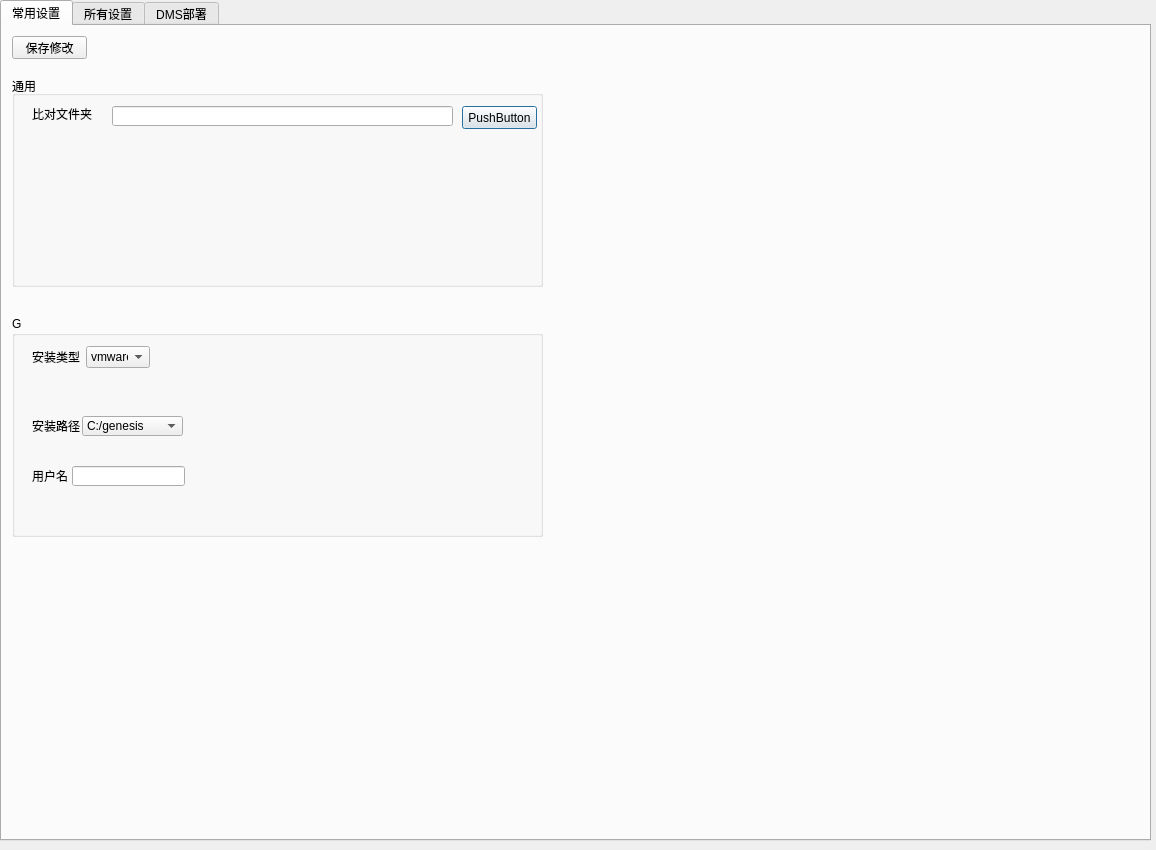
<?xml version="1.0" encoding="UTF-8"?>
<ui version="4.0">
 <class>Dialog</class>
 <widget class="QDialog" name="Dialog">
  <property name="geometry">
   <rect>
    <x>0</x>
    <y>0</y>
    <width>1156</width>
    <height>850</height>
   </rect>
  </property>
  <property name="windowTitle">
   <string>配置</string>
  </property>
  <widget class="QTabWidget" name="tabWidgetSettings">
   <property name="geometry">
    <rect>
     <x>0</x>
     <y>0</y>
     <width>1151</width>
     <height>841</height>
    </rect>
   </property>
   <property name="currentIndex">
    <number>0</number>
   </property>
   <widget class="QWidget" name="tabCommonSettings">
    <attribute name="title">
     <string>常用设置</string>
    </attribute>
    <widget class="QGroupBox" name="groupBoxSettingsG">
     <property name="geometry">
      <rect>
       <x>10</x>
       <y>290</y>
       <width>531</width>
       <height>221</height>
      </rect>
     </property>
     <property name="title">
      <string>G</string>
     </property>
     <widget class="QComboBox" name="comboBoxSettingsGSetupPath">
      <property name="geometry">
       <rect>
        <x>70</x>
        <y>100</y>
        <width>101</width>
        <height>20</height>
       </rect>
      </property>
      <item>
       <property name="text">
        <string>C:/genesis</string>
       </property>
      </item>
      <item>
       <property name="text">
        <string>B:/genesis</string>
       </property>
      </item>
      <item>
       <property name="text">
        <string>A:/genesis</string>
       </property>
      </item>
     </widget>
     <widget class="QLabel" name="labelSettingsCommonGSetupPath">
      <property name="geometry">
       <rect>
        <x>20</x>
        <y>100</y>
        <width>82</width>
        <height>20</height>
       </rect>
      </property>
      <property name="text">
       <string>安装路径</string>
      </property>
     </widget>
     <widget class="QWidget" name="layoutWidget">
      <property name="geometry">
       <rect>
        <x>20</x>
        <y>30</y>
        <width>118</width>
        <height>22</height>
       </rect>
      </property>
      <layout class="QHBoxLayout" name="horizontalLayout">
       <item>
        <widget class="QLabel" name="labelSettingsCommonGSetupType">
         <property name="text">
          <string>安装类型</string>
         </property>
        </widget>
       </item>
       <item>
        <widget class="QComboBox" name="comboBoxSettingsGSetupType">
         <item>
          <property name="text">
           <string>vmware</string>
          </property>
         </item>
         <item>
          <property name="text">
           <string>local</string>
          </property>
         </item>
        </widget>
       </item>
      </layout>
     </widget>
     <widget class="QLabel" name="labelSettingsCommonGUserName">
      <property name="geometry">
       <rect>
        <x>20</x>
        <y>150</y>
        <width>82</width>
        <height>20</height>
       </rect>
      </property>
      <property name="text">
       <string>用户名</string>
      </property>
     </widget>
     <widget class="QLineEdit" name="lineEditSettingsCommonGUserName">
      <property name="geometry">
       <rect>
        <x>60</x>
        <y>150</y>
        <width>113</width>
        <height>20</height>
       </rect>
      </property>
     </widget>
    </widget>
    <widget class="QGroupBox" name="groupBoxSettingsGeneral">
     <property name="geometry">
      <rect>
       <x>10</x>
       <y>50</y>
       <width>531</width>
       <height>211</height>
      </rect>
     </property>
     <property name="title">
      <string>通用</string>
     </property>
     <widget class="QLabel" name="label">
      <property name="geometry">
       <rect>
        <x>20</x>
        <y>30</y>
        <width>71</width>
        <height>16</height>
       </rect>
      </property>
      <property name="text">
       <string>比对文件夹</string>
      </property>
     </widget>
     <widget class="QLineEdit" name="lineEdit">
      <property name="geometry">
       <rect>
        <x>100</x>
        <y>30</y>
        <width>341</width>
        <height>20</height>
       </rect>
      </property>
     </widget>
     <widget class="QPushButton" name="pushButton">
      <property name="geometry">
       <rect>
        <x>450</x>
        <y>30</y>
        <width>75</width>
        <height>23</height>
       </rect>
      </property>
      <property name="text">
       <string>PushButton</string>
      </property>
     </widget>
    </widget>
    <widget class="QPushButton" name="pushButtonSaveSettingsCommon">
     <property name="geometry">
      <rect>
       <x>10</x>
       <y>10</y>
       <width>75</width>
       <height>23</height>
      </rect>
     </property>
     <property name="text">
      <string>保存修改</string>
     </property>
    </widget>
   </widget>
   <widget class="QWidget" name="tabAllSettings">
    <attribute name="title">
     <string>所有设置</string>
    </attribute>
    <widget class="QPushButton" name="pushButtonSaveSettingsAll">
     <property name="geometry">
      <rect>
       <x>10</x>
       <y>10</y>
       <width>75</width>
       <height>23</height>
      </rect>
     </property>
     <property name="text">
      <string>保存修改</string>
     </property>
    </widget>
    <widget class="QTreeWidget" name="treeWidgetSettings">
     <property name="geometry">
      <rect>
       <x>10</x>
       <y>40</y>
       <width>1121</width>
       <height>761</height>
      </rect>
     </property>
     <column>
      <property name="text">
       <string notr="true">1</string>
      </property>
     </column>
    </widget>
   </widget>
   <widget class="QWidget" name="tabDMSDeployment">
    <attribute name="title">
     <string>DMS部署</string>
    </attribute>
   </widget>
  </widget>
 </widget>
 <resources/>
 <connections/>
</ui>
